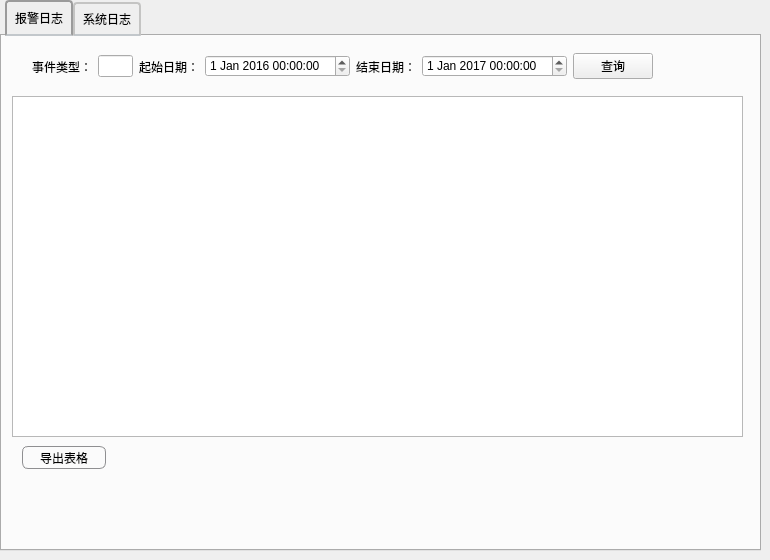
    <widget class="QWidget" name="page_2">
     <widget class="QTabWidget" name="tabWidget">
      <property name="geometry">
       <rect>
        <x>0</x>
        <y>0</y>
        <width>761</width>
        <height>551</height>
       </rect>
      </property>
      <property name="styleSheet">
       <string notr="true">
QTabWidget::pane { /* The tab widget frame */
	
	background-image: url(:/resources/Resources/bg666.jpg);
    border-top: 2px solid #C2C7CB;
}

QTabWidget::tab-bar {
    left: 5px; /* move to the right by 5px */
}

/* Style the tab using the tab sub-control. Note that
    it reads QTabBar _not_ QTabWidget */
QTabBar::tab {
    background: qlineargradient(x1: 0, y1: 0, x2: 0, y2: 1,
                                stop: 0 #E1E1E1, stop: 0.4 #DDDDDD,
                                stop: 0.5 #D8D8D8, stop: 1.0 #D3D3D3);
    border: 2px solid #C4C4C3;
    border-bottom-color: #C2C7CB; /* same as the pane color */
    border-top-left-radius: 4px;
    border-top-right-radius: 4px;
    min-width: 8ex;
	font: 75 9pt &quot;楷体&quot;;
    padding:8px;
}

QTabBar::tab:selected, QTabBar::tab:hover {
    background: qlineargradient(x1: 0, y1: 0, x2: 0, y2: 1,
                                stop: 0 #fafafa, stop: 0.4 #f4f4f4,
                                stop: 0.5 #e7e7e7, stop: 1.0 #fafafa);
}

QTabBar::tab:selected {
    border-color: #9B9B9B;
    border-bottom-color: #C2C7CB; /* same as pane color */
}

QTabBar::tab:!selected {
    margin-top: 2px; /* make non-selected tabs look smaller */
}</string>
      </property>
      <property name="currentIndex">
       <number>0</number>
      </property>
      <widget class="QWidget" name="tab">
       <attribute name="title">
        <string>报警日志</string>
       </attribute>
       <widget class="QTableView" name="tableView">
        <property name="geometry">
         <rect>
          <x>10</x>
          <y>60</y>
          <width>731</width>
          <height>341</height>
         </rect>
        </property>
        <property name="sizePolicy">
         <sizepolicy hsizetype="Expanding" vsizetype="Expanding">
          <horstretch>0</horstretch>
          <verstretch>0</verstretch>
         </sizepolicy>
        </property>
        <property name="acceptDrops">
         <bool>true</bool>
        </property>
        <property name="autoFillBackground">
         <bool>false</bool>
        </property>
        <property name="verticalScrollBarPolicy">
         <enum>Qt::ScrollBarAsNeeded</enum>
        </property>
        <property name="horizontalScrollBarPolicy">
         <enum>Qt::ScrollBarAsNeeded</enum>
        </property>
        <property name="sizeAdjustPolicy">
         <enum>QAbstractScrollArea::AdjustIgnored</enum>
        </property>
        <property name="autoScroll">
         <bool>true</bool>
        </property>
        <property name="autoScrollMargin">
         <number>60</number>
        </property>
        <property name="gridStyle">
         <enum>Qt::SolidLine</enum>
        </property>
        <property name="sortingEnabled">
         <bool>false</bool>
        </property>
        <property name="wordWrap">
         <bool>true</bool>
        </property>
        <property name="cornerButtonEnabled">
         <bool>true</bool>
        </property>
        <attribute name="horizontalHeaderVisible">
         <bool>false</bool>
        </attribute>
        <attribute name="horizontalHeaderDefaultSectionSize">
         <number>100</number>
        </attribute>
        <attribute name="horizontalHeaderShowSortIndicator" stdset="0">
         <bool>false</bool>
        </attribute>
        <attribute name="verticalHeaderCascadingSectionResizes">
         <bool>false</bool>
        </attribute>
        <attribute name="verticalHeaderDefaultSectionSize">
         <number>30</number>
        </attribute>
       </widget>
       <widget class="QWidget" name="horizontalLayoutWidget">
        <property name="geometry">
         <rect>
          <x>30</x>
          <y>10</y>
          <width>621</width>
          <height>41</height>
         </rect>
        </property>
        <layout class="QHBoxLayout" name="horizontalLayout">
         <item>
          <widget class="QLabel" name="label_3">
           <property name="styleSheet">
            <string notr="true"/>
           </property>
           <property name="text">
            <string>事件类型：</string>
           </property>
          </widget>
         </item>
         <item>
          <widget class="QLineEdit" name="findEdit"/>
         </item>
         <item>
          <widget class="QLabel" name="label_10">
           <property name="styleSheet">
            <string notr="true"/>
           </property>
           <property name="text">
            <string>起始日期：</string>
           </property>
          </widget>
         </item>
         <item>
          <widget class="QDateTimeEdit" name="dateTimeStart">
           <property name="dateTime">
            <datetime>
             <hour>0</hour>
             <minute>0</minute>
             <second>0</second>
             <year>2016</year>
             <month>1</month>
             <day>1</day>
            </datetime>
           </property>
          </widget>
         </item>
         <item>
          <widget class="QLabel" name="label_11">
           <property name="styleSheet">
            <string notr="true"/>
           </property>
           <property name="text">
            <string>结束日期：</string>
           </property>
          </widget>
         </item>
         <item>
          <widget class="QDateTimeEdit" name="dateTimeEnd">
           <property name="dateTime">
            <datetime>
             <hour>0</hour>
             <minute>0</minute>
             <second>0</second>
             <year>2017</year>
             <month>1</month>
             <day>1</day>
            </datetime>
           </property>
           <property name="date">
            <date>
             <year>2017</year>
             <month>1</month>
             <day>1</day>
            </date>
           </property>
          </widget>
         </item>
         <item>
          <widget class="QPushButton" name="find">
           <property name="sizePolicy">
            <sizepolicy hsizetype="Minimum" vsizetype="Fixed">
             <horstretch>0</horstretch>
             <verstretch>0</verstretch>
            </sizepolicy>
           </property>
           <property name="styleSheet">
            <string notr="true">QPushButton {

}

</string>
           </property>
           <property name="text">
            <string>查询</string>
           </property>
          </widget>
         </item>
        </layout>
       </widget>
       <widget class="QPushButton" name="opushButton_1">
        <property name="geometry">
         <rect>
          <x>20</x>
          <y>410</y>
          <width>84</width>
          <height>23</height>
         </rect>
        </property>
        <property name="styleSheet">
         <string notr="true">QPushButton {
    border: 1px solid #8f8f91;
    border-radius: 6px;
    background-color: qlineargradient(x1: 0, y1: 0, x2: 0, y2: 1,
                                      stop: 0 #f6f7fa, stop: 1 #dadbde);
    min-width: 80px;
}

QPushButton:pressed {
    background-color: qlineargradient(x1: 0, y1: 0, x2: 0, y2: 1,
                                      stop: 0 #dadbde, stop: 1 #f6f7fa);
}

QPushButton:flat {
    border: none; /* no border for a flat push button */
}

QPushButton:default {
    border-color: navy; /* make the default button prominent */
}</string>
        </property>
        <property name="text">
         <string>导出表格</string>
        </property>
       </widget>
       <widget class="QLabel" name="label_6">
        <property name="geometry">
         <rect>
          <x>0</x>
          <y>0</y>
          <width>761</width>
          <height>521</height>
         </rect>
        </property>
        <property name="styleSheet">
         <string notr="true">border-image: url(:/skin/13_big);</string>
        </property>
        <property name="text">
         <string/>
        </property>
       </widget>
       <zorder>label_6</zorder>
       <zorder>tableView</zorder>
       <zorder>horizontalLayoutWidget</zorder>
       <zorder>opushButton_1</zorder>
      </widget>
      <widget class="QWidget" name="tab_2">
       <attribute name="title">
        <string>系统日志</string>
       </attribute>
      </widget>
     </widget>
    </widget>
